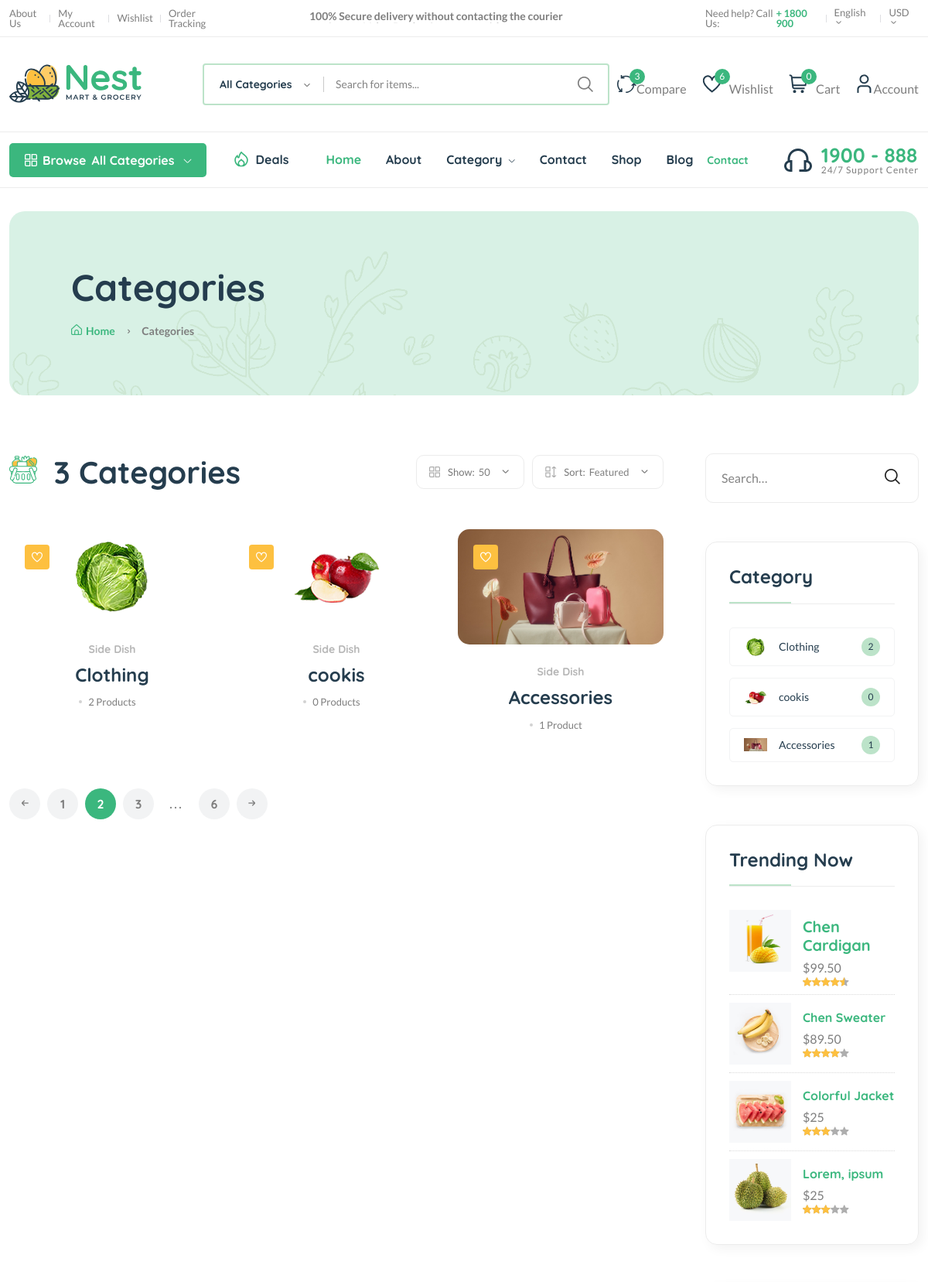
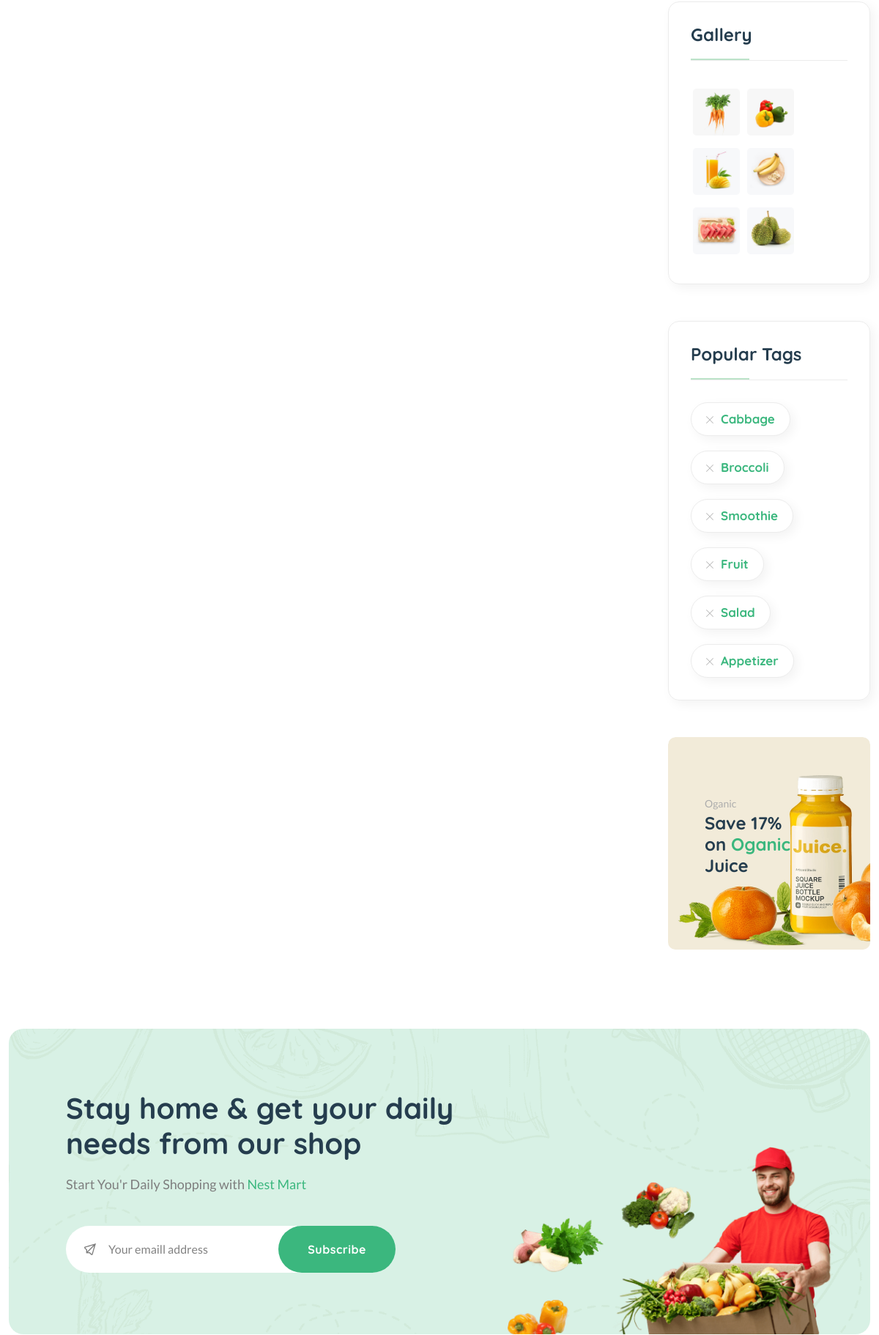
The page /category/ (upper part) on the database its author committed (2 pictures, top to bottom).
### buyedinn/models.py (models this page shows, shortened)
class Category(models.Model):
    cid = ShortUUIDField(unique=True, length=10, max_length=20, prefix="cat", alphabet="abcdefgh12345")
    title = models.CharField(max_length=100, default="Food")
    image = models.ImageField(upload_to="category", default="category.jpg")
    class Meta:
        verbose_name_plural = "Categories"

### buyedinn/views.py (the view)
# urls.py: path("category/", views.category_list_view, name="category-list"),
def category_list_view(request):
    categories = Category.objects.all()
    context = {
        "categories": categories,
    }
    return render(request, 'core/category-list.html', context)

### templates/core/category-list.html (shortened to what this page needs)
{% extends 'partials/base.html' %}
{% load static %}
{% block content%}
    <main class="main">
        <div class="page-header mt-30 mb-75">
            <div class="container">
                <div class="archive-header">
                    <div class="row align-items-center">
                        <div class="col-xl-3">
                            <h1 class="mb-15">Categories</h1>
                            <div class="breadcrumb">
                                <a href="index.html" rel="nofollow"><i class="fi-rs-home mr-5"></i>Home</a>
                                <span></span> Categories
                            </div>
                        </div>
                    </div>
                </div>
            </div>
        </div>
        <div class="page-content mb-50">
            <div class="container">
                <div class="row">
                    <div class="col-lg-9">
                        <div class="shop-product-fillter mb-50 pr-30">
                            <div class="total-product">
                                <h2>
                                    <img class="w-36px mr-10" src="{% static 'assets/imgs/theme/icons/category-1.svg' %}" alt="" />
                                    {{categories.count}} Categories
                                </h2>
                            </div>
                            <div class="sort-by-product-area">
                                <div class="sort-by-cover mr-10">
                                    <div class="sort-by-product-wrap">
                                        <div class="sort-by">
                                            <span><i class="fi-rs-apps"></i>Show:</span>
                                        </div>
                                        <div class="sort-by-dropdown-wrap">
                                            <span> 50 <i class="fi-rs-angle-small-down"></i></span>
                                        </div>
                                    </div>
                                </div>
                                <div class="sort-by-cover">
                                    <div class="sort-by-product-wrap">
                                        <div class="sort-by">
                                            <span><i class="fi-rs-apps-sort"></i>Sort:</span>
                                        </div>
                                        <div class="sort-by-dropdown-wrap">
                                            <span>Featured <i class="fi-rs-angle-small-down"></i></span>
                                        </div>
                                    </div>
                                </div>
                            </div>
                        </div>
                        <div class="loop-grid pr-30">
                            <div class="row">
                                {% for c in categories %}
                                <article class="col-xl-4 col-lg-6 col-md-6 text-center hover-up mb-30 animated">
                                    <div class="post-thumb">
                                        <a href="{% url 'buyedinn:category-product-list' c.cid%}">
                                            <img class="border-radius-15" src="{{c.image.url}}" alt="" />
                                        </a>
                                        <div class="entry-meta">
                                            <a class="entry-meta meta-2" href="blog-category-grid.html"><i class="fi-rs-heart"></i></a>
                                        </div>
                                    </div>
                                    <div class="entry-content-2">
                                        <h6 class="mb-10 font-sm"><a class="entry-meta text-muted" href="blog-category-grid.html">Side Dish</a></h6>
                                        <h4 class="post-title mb-15">
                                            <a href="{% url 'buyedinn:category-product-list' c.cid %}">{{ c.title }}</a>
                                        </h4>
                                        <div class="entry-meta font-xs color-grey mt-10 pb-10">
                                            <div>
                                                <span class="hit-count has-dot mr-10">{{c.category.count}} Product{{c.category.count|pluralize}}</span>
                                            </div>
                                        </div>
                                    </div>
                                </article>
                                {% endfor%}
                            </div>
                        </div>
                        <div class="pagination-area mt-15 mb-sm-5 mb-lg-0">
                            <nav aria-label="Page navigation example">
                                <ul class="pagination justify-content-start">
                                    <li class="page-item">
                                        <a class="page-link" href="#"><i class="fi-rs-arrow-small-left"></i></a>
                                    </li>
                                    <li class="page-item"><a class="page-link" href="#">1</a></li>
                                    <li class="page-item active"><a class="page-link" href="#">2</a></li>
                                    <li class="page-item"><a class="page-link" href="#">3</a></li>
                                    <li class="page-item"><a class="page-link dot" href="#">...</a></li>
                                    <li class="page-item"><a class="page-link" href="#">6</a></li>
                                    <li class="page-item">
                                        <a class="page-link" href="#"><i class="fi-rs-arrow-small-right"></i></a>
                                    </li>
                                </ul>
                            </nav>
                        </div>
                    </div>
                    <div class="col-lg-3 primary-sidebar sticky-sidebar">
                        <div class="widget-area">
                            <div class="sidebar-widget-2 widget_search mb-50">
                                <div class="search-form">
                                    <form action="#">
                                        <input type="text" placeholder="Search…" />
                                        <button type="submit"><i class="fi-rs-search"></i></button>
                                    </form>
                                </div>
                            </div>
                            <div class="sidebar-widget widget-category-2 mb-50">
                                <h5 class="section-title style-1 mb-30">Category</h5>
                                <ul>
                                    {% for c in categories %}
                                    <li>
                                        <a href="shop-grid-right.html"> <img src="{{ c.image.url}}" alt="" />{{ c.title }}</a><span class="count">{{c.category.count}}</span>
                                    </li>
                                    {% endfor %}
                                </ul>
                            </div>
                            <div class="sidebar-widget product-sidebar mb-50 p-30 bg-grey border-radius-10">
                                <h5 class="section-title style-1 mb-30">Trending Now</h5>
                                <div class="single-post clearfix">
                                    <div class="image">
                                        <img src="{% static 'assets/imgs/shop/thumbnail-3.jpg' %}" alt="#" />
                                    </div>
                                    <div class="content pt-10">
                                        <h5><a href="shop-product-detail.html">Chen Cardigan</a></h5>
                                        <p class="price mb-0 mt-5">$99.50</p>
                                        <div class="product-rate">
                                            <div class="product-rating" style="width: 90%"></div>
                                        </div>
                                    </div>
                                </div>
                                <div class="single-post clearfix">
                                    <div class="image">
                                        <img src="{% static 'assets/imgs/shop/thumbnail-4.jpg' %}" alt="#" />
                                    </div>
                                    <div class="content pt-10">
                                        <h6><a href="shop-product-detail.html">Chen Sweater</a></h6>
                                        <p class="price mb-0 mt-5">$89.50</p>
                                        <div class="product-rate">
                                            <div class="product-rating" style="width: 80%"></div>
                                        </div>
                                    </div>
                                </div>
                                <div class="single-post clearfix">
                                    <div class="image">
                                        <img src="{% static 'assets/imgs/shop/thumbnail-5.jpg' %}" alt="#" />
                                    </div>
                                    <div class="content pt-10">
                                        <h6><a href="shop-product-detail.html">Colorful Jacket</a></h6>
                                        <p class="price mb-0 mt-5">$25</p>
                                        <div class="product-rate">
                                            <div class="product-rating" style="width: 60%"></div>
                                        </div>
                                    </div>
                                </div>
                                <div class="single-post clearfix">
                                    <div class="image">
                                        <img src="{% static 'assets/imgs/shop/thumbnail-6.jpg' %}" alt="#" />
                                    </div>
                                    <div class="content pt-10">
                                        <h6><a href="shop-product-detail.html">Lorem, ipsum</a></h6>
                                        <p class="price mb-0 mt-5">$25</p>
                                        <div class="product-rate">
                                            <div class="product-rating" style="width: 60%"></div>
                                        </div>
                                    </div>
                                </div>
                            </div>
                            <div class="sidebar-widget widget_instagram mb-50">
                                <h5 class="section-title style-1 mb-30">Gallery</h5>
                                <div class="instagram-gellay">
                                    <ul class="insta-feed">
                                        <li>
                                            <a href="#"><img class="border-radius-5" src="{% static 'assets/imgs/shop/thumbnail-1.jpg' %}" alt="" /></a>
                                        </li>
                                        <li>
                                            <a href="#"><img class="border-radius-5" src="{% static 'assets/imgs/shop/thumbnail-2.jpg' %}" alt="" /></a>
                                        </li>
                                        <li>
                                            <a href="#"><img class="border-radius-5" src="{% static 'assets/imgs/shop/thumbnail-3.jpg' %}" alt="" /></a>
                                        </li>
                                        <li>
                                            <a href="#"><img class="border-radius-5" src="{% static 'assets/imgs/shop/thumbnail-4.jpg' %}" alt="" /></a>
                                        </li>
                                        <li>
                                            <a href="#"><img class="border-radius-5" src="{% static 'assets/imgs/shop/thumbnail-5.jpg' %}" alt="" /></a>
                                        </li>
                                        <li>
                                            <a href="#"><img class="border-radius-5" src="{% static 'assets/imgs/shop/thumbnail-6.jpg' %}" alt="" /></a>
                                        </li>
                                    </ul>
                                </div>
                            </div>
                            <div class="sidebar-widget widget-tags mb-50 pb-10">
                                <h5 class="section-title style-1 mb-30">Popular Tags</h5>
                                <ul class="tags-list">
                                    <li class="hover-up">
                                        <a href="blog-category-grid.html"><i class="fi-rs-cross mr-10"></i>Cabbage</a>
                                    </li>
                                    <li class="hover-up">
                                        <a href="blog-category-grid.html"><i class="fi-rs-cross mr-10"></i>Broccoli</a>
                                    </li>
                                    <li class="hover-up">
                                        <a href="blog-category-grid.html"><i class="fi-rs-cross mr-10"></i>Smoothie</a>
                                    </li>
                                    <li class="hover-up">
                                        <a href="blog-category-grid.html"><i class="fi-rs-cross mr-10"></i>Fruit</a>
                                    </li>
                                    <li class="hover-up mr-0">
                                        <a href="blog-category-grid.html"><i class="fi-rs-cross mr-10"></i>Salad</a>
                                    </li>
                                    <li class="hover-up mr-0">
                                        <a href="blog-category-grid.html"><i class="fi-rs-cross mr-10"></i>Appetizer</a>
                                    </li>
                                </ul>
                            </div>
                            <div class="banner-img wow fadeIn mb-50 animated d-lg-block d-none">
                                <img src="{% static 'assets/imgs/banner/banner-11.png' %}" alt="" />
                                <div class="banner-text">
                                    <span>Oganic</span>
                                    <h4>
                                        Save 17% <br />
                                        on <span class="text-brand">Oganic</span><br />
                                        Juice
                                    </h4>
                                </div>
                            </div>
                        </div>
                    </div>
                </div>
            </div>
        </div>
    </main>
{% endblock content%}

### rows shown on the page
Category: image (picture), title "Clothing", category.count "2"
Category: image (picture), title "cookis", category.count "0"
Category: image (picture), title "Accessories", category.count "1"

### other values the page prints
{{ request.session.cart_data_obj|length }} "0"
{{ categories.count }} "3"
